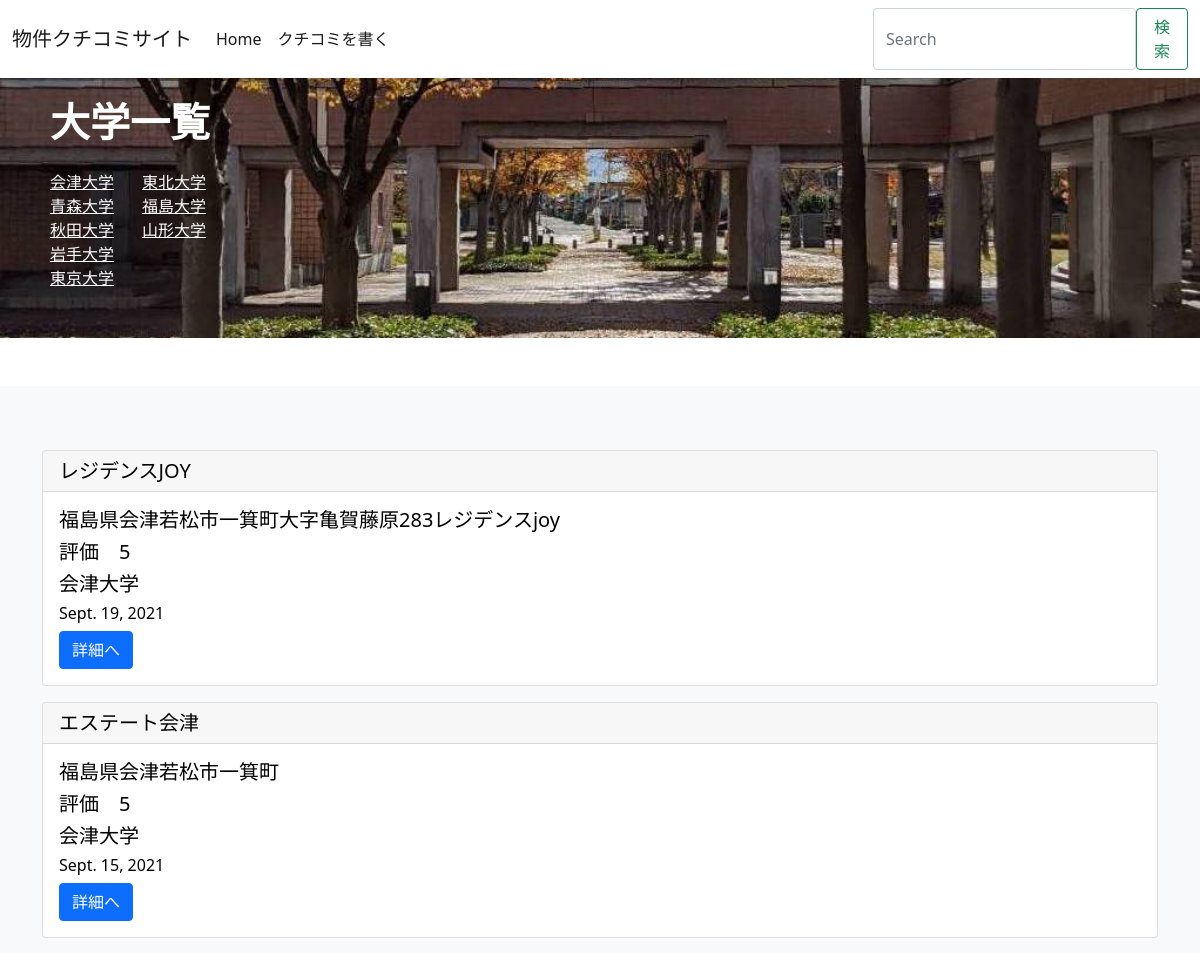
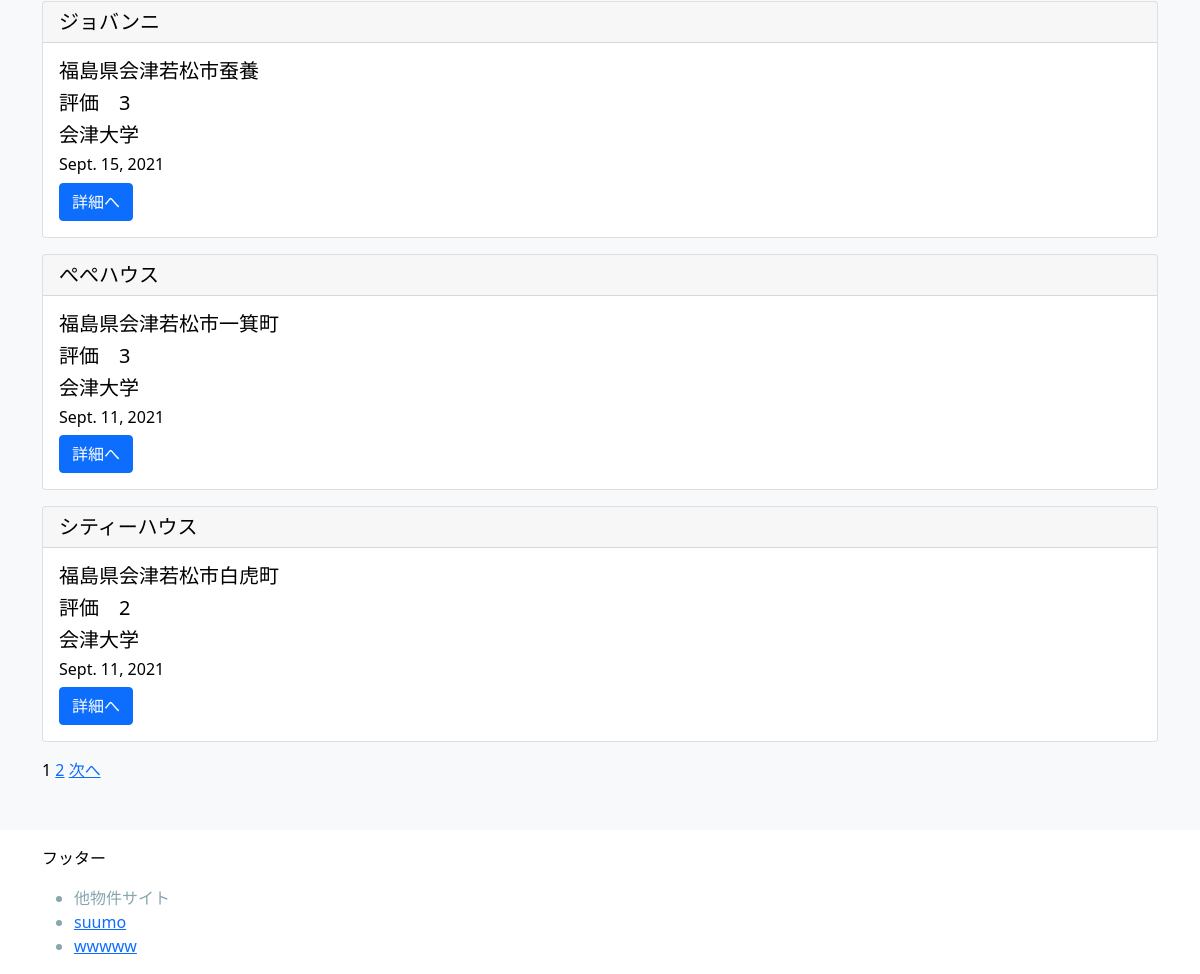
Page /list/ on the committed database (2 pictures, top to bottom).
### propertypost/models.py (models this page shows, shortened)
class PropertyModel(models.Model):
    property_name = models.CharField(max_length=100)
    school_name = models.CharField(max_length=100)
    content = models.TextField()
    postdate = models.DateField(auto_now_add=True)
    evaluation = models.CharField(
        max_length = 50,
        choices = CATEGORY
    )
    address = models.TextField()

### propertypost/views.py (the view)
# urls.py: path('list/', PropertyList.as_view(), name = 'list'),
class PropertyList(ListView):
    template_name = 'home.html'
    model = PropertyModel
    ordering = ['-postdate']
    paginate_by = 5

### templates/home.html (shortened to what this page needs)
{% extends 'base.html' %}
{% block header %}
{% include "header.html" %}
<div class="my-5">
    <div style="position: relative; display:block;" class="image">
      <img src="/media/college.jpg">
      <div style="position: absolute; top: 0; left: 0; max-width: 100%; max-height: 100%; padding: 50px; text-align: left;">
        <h5 class="fw-bold fs-1 text-white">大学一覧</h5>
        <ul class="list-unstyled text-small row">
                <div class="col my-3">
                    <li><a class="link-secondary text-white" href="{% url 'search_post' %}?q=会津大学" >会津大学</a></li>
                    <li><a class="link-secondary text-white" href="{% url 'search_post' %}?q=青森大学" >青森大学</a></li>
                    <li><a class="link-secondary text-white" href="{% url 'search_post' %}?q=秋田大学" >秋田大学</a></li>
                    <li><a class="link-secondary text-white" href="{% url 'search_post' %}?q=岩手大学" >岩手大学</a></li>
                    <li><a class="link-secondary text-white" href="{% url 'search_post' %}?q=東京大学" >東京大学</a></li>
                </div>
                <div class="col my-3">
                    <li><a class="link-secondary text-white" href="{% url 'search_post' %}?q=東北大学" >東北大学</a></li>
                    <li><a class="link-secondary text-white" href="{% url 'search_post' %}?q=福島大学" >福島大学</a></li>
                    <li><a class="link-secondary text-white" href="{% url 'search_post' %}?q=秋田大学" >山形大学</a></li>
                </div>
        </ul>
      </div>
    </div>
  </div>
{% endblock header %}
{% block content %}
{% include "list.html" %}
{% endblock content %}

### templates/base.html (shortened to what this page needs)
<!doctype html>
<html lang="en">
  <head>
    <link href="https://cdn.jsdelivr.net/npm/bootstrap@5.1.1/dist/css/bootstrap.min.css" rel="stylesheet">
    <link rel="stylesheet" href="/static/css/styles.css">
  </head>
  <body>
    {% block header %}
    {% endblock header %}
    {% block content %}
    {% endblock content %}
    <footer class="container mt-3">
      <p>フッター</p>
      <ul>
        <li>他物件サイト</li>
        <li><a href="">suumo</a></li>
        <li><a href="">wwwww</a></li>
      </ul>
    </footer>
  </body>
</html>

### templates/header.html (shortened to what this page needs)
<nav class="navbar navbar-expand-lg navbar-light bg-white mb-5 fixed-top" id="nav">
  <div class="container-fluid">
    <a class="navbar-brand" href="{% url 'list' %}">物件クチコミサイト</a>
    <div class="collapse navbar-collapse" id="navbarSupportedContent">
      <ul class="navbar-nav me-auto mb-2 mb-lg-0">
        <li class="nav-item">
          <a class="nav-link active" aria-current="page" href="{% url 'list' %}">Home</a>
        </li>
        <li class="nav-item">
          <a class="nav-link active" aria-current="page" href="{% url 'create' %}">クチコミを書く</a>
        </li>
      </ul>
      <form class="form-inline my-2 my-lg-0 d-flex" action="{% url 'search_post' %}" method="GET">
        <input class="form-control mr-sm-2" type="search" name="q" value="{{ request.GET.q }}" placeholder="Search" aria-label="Search">
        <button class="btn btn-outline-success my-2 my-sm-0" type="submit">検索</button>
      </form>
    </div>
  </div>
</nav>

### templates/list.html
<div class="album py-5 bg-light">
    <div class = 'container mt-3'>
        {% for item in object_list %}
        <div class="card mt-3">
            <h5 class="card-header">{{item.property_name}}</h5>
            <div class="card-body">
                <h5 class="card-title">{{item.address}}</h5>
                <h5 class="card-title">評価　{{item.evaluation}}</h5>
                <h5 class="card-title">{{item.school_name}}</h5>
                <h6 class="card-title">{{item.postdate}}</h6>
                <a href="{% url 'detail' item.pk %}" class="btn btn-primary">詳細へ</a>
            </div>
        </div>
        {% endfor %}
        <div class="mt-3">
            {% include "pagination.html" %}
        </div>
    </div>
</div>

### templates/pagination.html (shortened to what this page needs)
{% if is_paginated %}
<nav>
  {% for num in paginator.page_range %}
  {% if page_obj.number == num %}
  <span>{{ num }}</span>
  {% else %}
  <a href="?page={{ num }}{% if query %}&q={{ query }}{% endif %}">{{ num }}</a>
  {% endif %}
  {% endfor %}
  {% if page_obj.has_next %}
  <a href="?page={{ page_obj.next_page_number }}{% if query %}&q={{ query }}{% endif %}">次へ</a>
  {% endif %}
</nav>
{% endif %}

### static/css/styles.css (style rules this page uses)
.image { margin-right: calc(50% - 50vw); margin-left: calc(50% - 50vw); }
.image img { display: block; width: 100%; height: auto; }
#nav { background-color: bisque; }
body { color:black; }
li { color: rgb(135, 166, 175); }

### rows in the picture
PropertyModel: property_name "レジデンスJOY", address "福島県会津若松市一箕町大字亀賀藤原283レジデンスjoy", evaluation "5", school_name "会津大学", postdate "Sept. 19, 2021"
PropertyModel: property_name "エステート会津", address "福島県会津若松市一箕町", evaluation "5", school_name "会津大学", postdate "Sept. 15, 2021"
PropertyModel: property_name "ジョバンニ", address "福島県会津若松市蚕養", evaluation "3", school_name "会津大学", postdate "Sept. 15, 2021"
PropertyModel: property_name "ぺぺハウス", address "福島県会津若松市一箕町", evaluation "3", school_name "会津大学", postdate "Sept. 11, 2021"
PropertyModel: property_name "シティーハウス", address "福島県会津若松市白虎町", evaluation "2", school_name "会津大学", postdate "Sept. 11, 2021"

### other values in the picture
{{ num }} "1"
{{ num }} "2"
